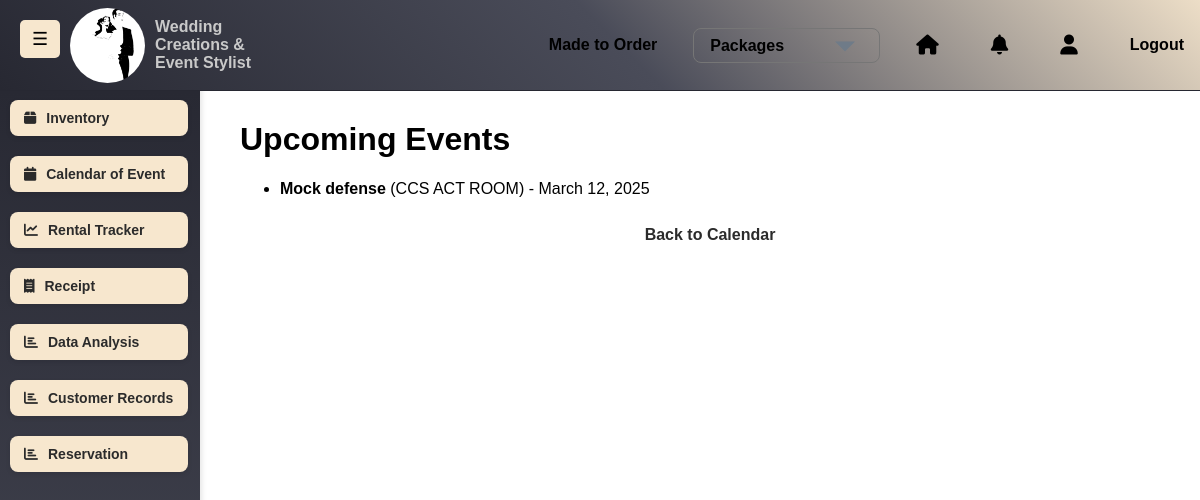
The page /upcoming-events/ (signed in) on the database as committed earlier.
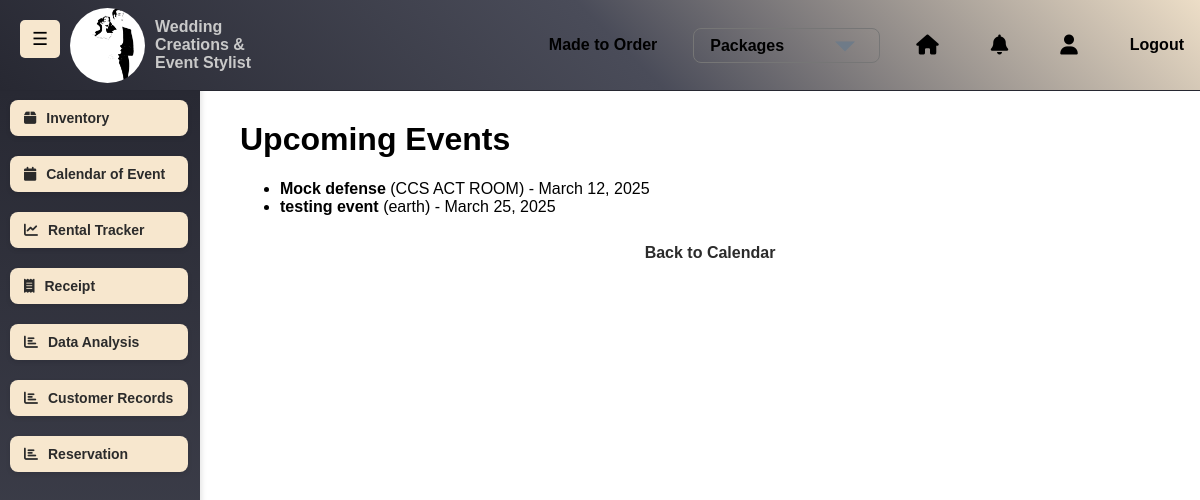
The same page on the database as committed later.
### saritasapp/models.py (models this page shows, shortened)
class Event(models.Model):
    title = models.CharField(max_length=200)
    venue = models.CharField(max_length=255)  # Ensure this exists
    start_date = models.DateField()
    end_date = models.DateField(null=True, blank=True)
    notes = models.TextField(blank=True, null=True)

### saritasapp/views.py (the view)
# urls.py: path("upcoming-events/", views.upcoming_events, name="upcoming_events"),
@login_required
def upcoming_events(request):
    events = Event.objects.filter(start_date__gt=now().date())
    return render(request, "saritasapp/upcoming_events.html", {"events": events})

### saritasapp/templates/saritasapp/upcoming_events.html (shortened to what this page needs)
{% extends "saritasapp/base.html" %}
{% block content %}
<h1>Upcoming Events</h1>
<ul>
    {% for event in events %}
        <li><strong>{{ event.title }}</strong> ({{ event.venue }}) - {{ event.start_date }}</li>
    {% empty %}
        <p>No upcoming events.</p>
    {% endfor %}
</ul>
<a href="{% url 'saritasapp:calendar' %}" class="back-button">Back to Calendar</a>
{% endblock %}

Rows that differ between the two databases and show on the page:
added Event: title "testing event", venue "earth", start_date "March 25, 2025"
